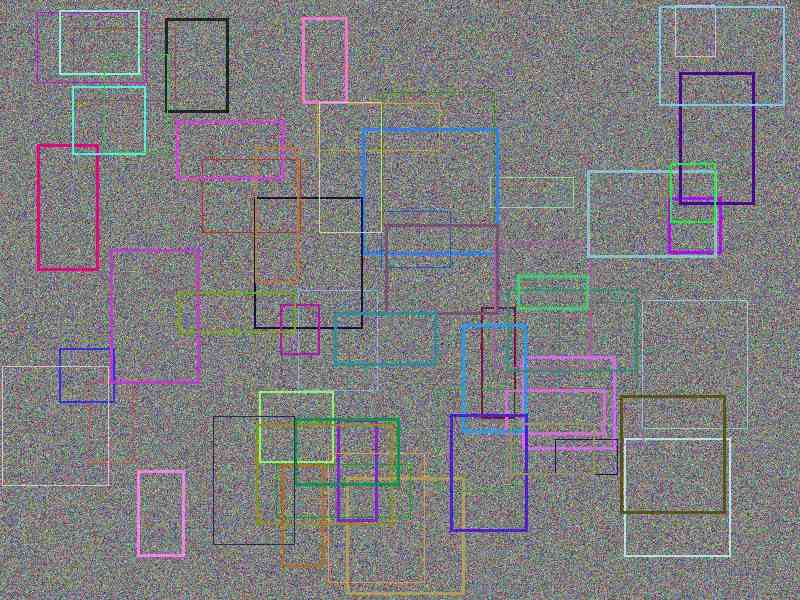
#> input picture ai-service/data/manual_test/double_compressed_q30.jpg, 800 x 600 px
$ python -i train_image_models.py   (imports and definitions only)   (older library calls are emulated)
#> lines starting #> are read from the running program, lines starting #| are printed output that depends on the picture
#!/usr/bin/env python
# -*- coding: utf-8 -*-
"""
图像真伪检测三模型训练脚本（CIFAKE 数据集）

数据集（网上下载，HuggingFace 镜像）:
  dragonintelligence/CIFAKE-image-dataset
  论文: CIFAKE: Image Classification and Explainable Identification of
  AI-Generated Synthetic Images (IEEE 2024)
  - 真(REAL): CIFAR-10 真实图像 60000 张
  - 伪(FAKE): Stable Diffusion 生成的对应图像 60000 张
  - 全部为 32x32 RGB JPEG
  本项目标签映射: CIFAKE label 1=REAL -> 0(真/正常); 0=FAKE -> 1(伪/风险)

输入:
  data/raw/cifake/{train,test}.parquet   列: image{bytes,path}, label
输出:
  - models/image_lr.joblib / image_rf.joblib / image_svm.joblib
    bundle: {pipeline, feature_kind, ela_quality, model_name, metrics, dataset}
  - models/image_baseline.joblib          三模型中测试集 F1 最高者（兼容默认推理路径）
  - data/image/processed/cifake_features.npz（特征缓存）
  - data/image/stats/image_models_results.json
  - data/image/stats/confusion_matrix_image_<model>.png
  - data/image/stats/image_models_summary.md

三个模型（特征统一为 full = ELA 8 维 + 颜色/噪声/边缘 19 维 + GLCM 4 维 = 31 维）:
  1. logistic_regression 逻辑回归
  2. random_forest       随机森林
  3. svm                 RBF 核支持向量机

用法:
  python train_image_models.py                  # 默认 4000/类训练, 1000/类测试
  python train_image_models.py --train-per-class 6000
"""
import os
import io
import json
import argparse
import warnings

import numpy as np
from PIL import Image
from sklearn.pipeline import Pipeline
from sklearn.preprocessing import StandardScaler
from sklearn.svm import SVC
from sklearn.ensemble import RandomForestClassifier
from sklearn.linear_model import LogisticRegression
from sklearn.metrics import (
    accuracy_score, precision_score, recall_score, f1_score, confusion_matrix
)
import joblib
import pyarrow.parquet as pq

import matplotlib
# [1 line not run here, left out]
import matplotlib.pyplot as plt

SCRIPT_DIR = os.path.dirname(os.path.abspath(__file__))
AI_SERVICE_DIR = os.path.dirname(SCRIPT_DIR)
RAW_DIR = os.path.join(AI_SERVICE_DIR, 'data', 'raw', 'cifake')
PROCESSED_DIR = os.path.join(AI_SERVICE_DIR, 'data', 'image', 'processed')
STATS_DIR = os.path.join(AI_SERVICE_DIR, 'data', 'image', 'stats')
MODELS_DIR = os.path.join(AI_SERVICE_DIR, 'models')

ELA_QUALITY = 90
RANDOM_STATE = 42
FEATURE_KIND = 'full'


# ============================================================
# 特征（与 anti_fraud_image.py / train_image_baseline.py 完全一致）
# ============================================================

# [43 lines left out: functions compute_ela_map, ela_features, glcm_features, not called in this run]


def basic_features(img_rgb_uint8):
    import cv2
    img = img_rgb_uint8.astype(np.float64)
    gray = cv2.cvtColor(img_rgb_uint8, cv2.COLOR_RGB2GRAY)
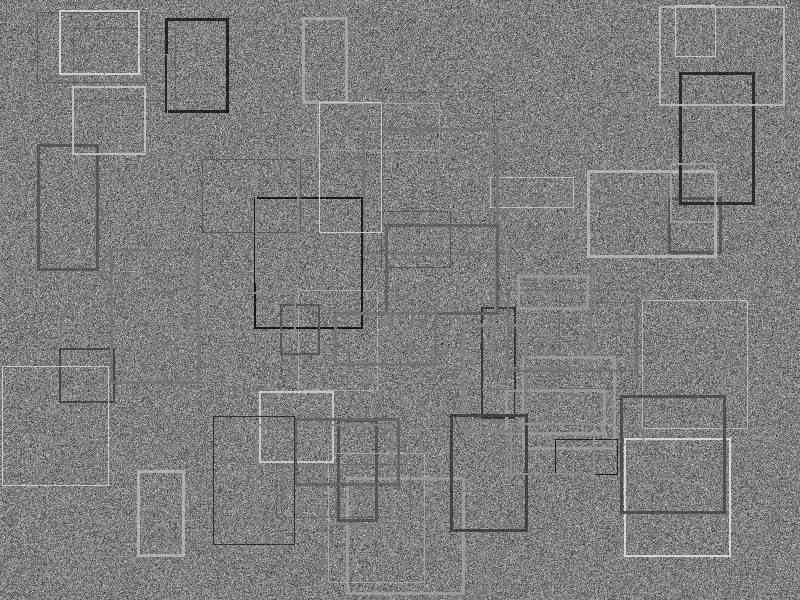
#> gray: shape (600, 800); min 0, max 248, mean 126.8
    rgb_mean = [img[:, :, c].mean() for c in range(3)]
#> rgb_mean = [127.2, 126.2, 128.5]
    rgb_std = [img[:, :, c].std() for c in range(3)]
#> rgb_std = [26.17, 26.11, 26.92]
    hsv = cv2.cvtColor(img_rgb_uint8, cv2.COLOR_RGB2HSV).astype(np.float64)
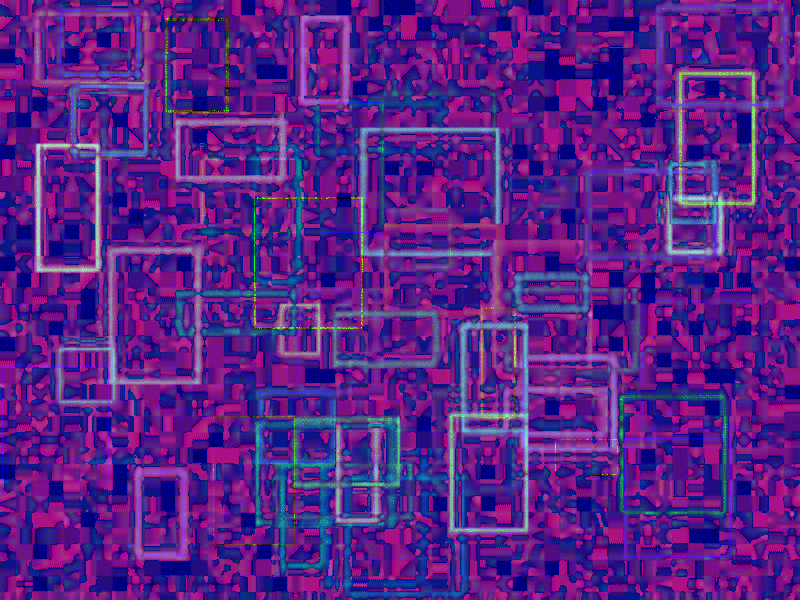
#> hsv: shape (600, 800, 3) float64; mean R, G, B 87.4, 32.5, 136
    hsv_mean = [hsv[:, :, c].mean() for c in range(3)]
#> hsv_mean = [87.41, 32.53, 136]
    hsv_std = [hsv[:, :, c].std() for c in range(3)]
#> hsv_std = [54.56, 32.99, 25.72]
    brightness = float(gray.mean())
#> brightness = 126.8
    contrast = float(gray.std())
#> contrast = 24.02
    lap_var = float(cv2.Laplacian(gray, cv2.CV_64F).var())
#> lap_var = 4651.5
    edges = cv2.Canny(gray, 100, 200)
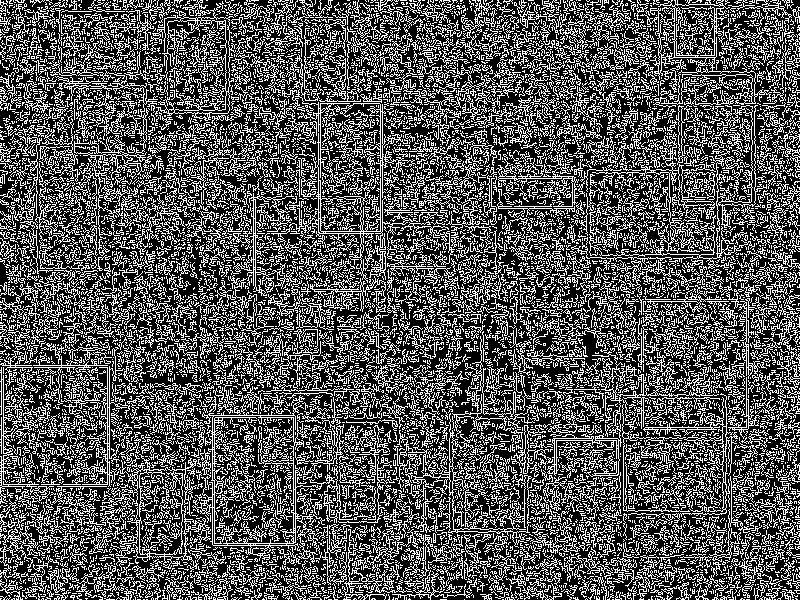
#> edges: shape (600, 800); 33.6% white in thin lines or dots
    edge_density = float((edges > 0).mean())
#> edge_density = 0.336
    denoised = cv2.medianBlur(gray, 3).astype(np.float64)
    noise = gray.astype(np.float64) - denoised
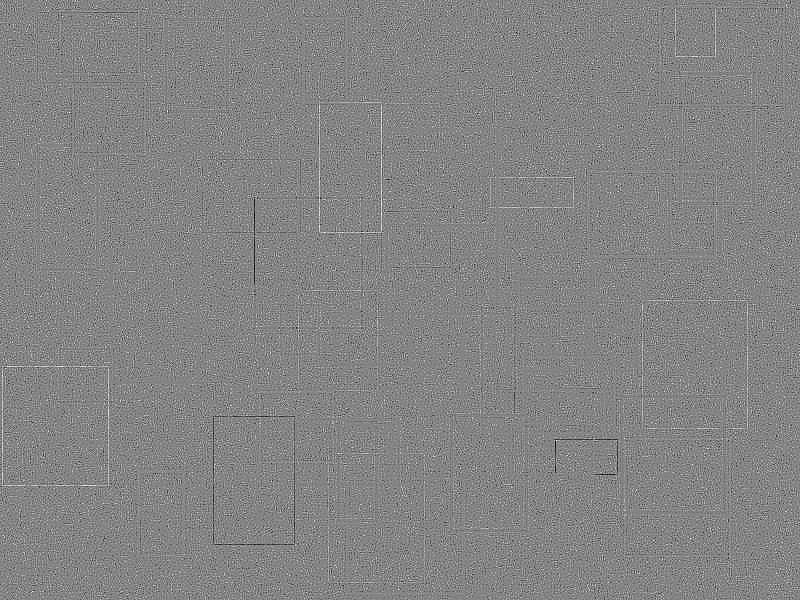
#> noise: shape (600, 800) float64; min -132, max 123, mean 0; drawn with min black and max white
    return (rgb_mean + rgb_std + hsv_mean + hsv_std +
            [brightness, contrast, lap_var, edge_density,
             float(noise.mean()), float(noise.std()),
             float(np.abs(noise).mean())])


# [155 lines left out: functions extract_full_feature, _balanced_sample_indices, build_feature_matrix, load_or_build_features, build_model, compute_metrics and 1 more, not called in this run]


MODEL_FILES = {
    'logistic_regression': 'image_lr.joblib',
    'random_forest': 'image_rf.joblib',
    'svm': 'image_svm.joblib',
}
MODEL_LABELS = {
    'logistic_regression': '逻辑回归 LogisticRegression',
    'random_forest': '随机森林 RandomForest',
    'svm': '支持向量机 RBF-SVM',
}


# [118 lines left out: function main, not called in this run]


# [2 lines not run here, left out]

>>> import cv2
>>> picture = cv2.cvtColor(cv2.imread('../data/manual_test/double_compressed_q30.jpg'), cv2.COLOR_BGR2RGB)
>>> result = basic_features(picture)
#> result = [127.2, 126.2, 128.5, 26.17, 26.11, 26.92, 87.41, 32.53, 136, 54.56, 32.99, 25.72, 126.8, 24.02, 4651.5, 0.336, 0.0491, 18.37, 12.77]
